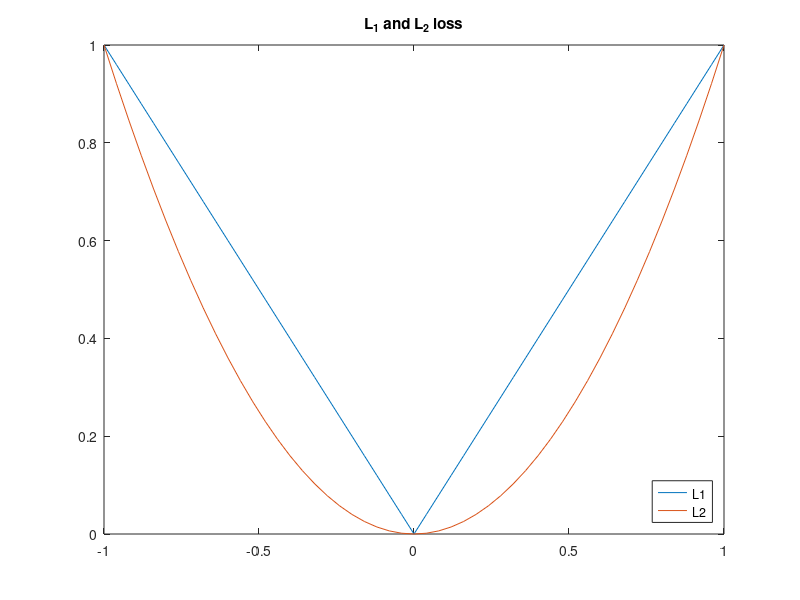
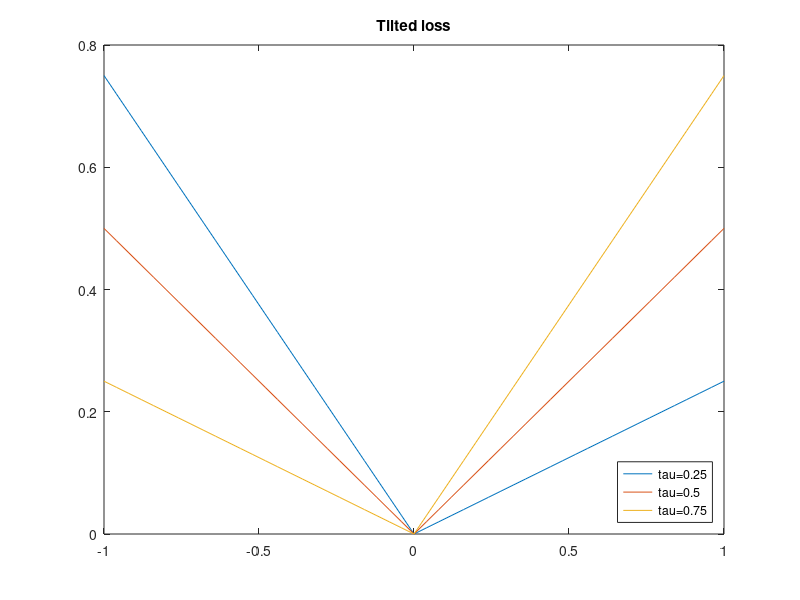

The MATLAB source for these figures, in order:
e=linspace(-1,1,51);
l1=abs(e);
l2=e.^2;

e_neg=e;
e_neg(e_neg>=0)=0;
e_neg(e_neg<0)=1;

rho1=e.*(0.25-e_neg);
rho2=e.*(0.5-e_neg);
rho3=e.*(0.75-e_neg);

figure;
plot(e,l1);
hold on;
plot(e,l2);
hold off;
legend('L1','L2','Location','southeast');
title('L_1 and L_2 loss');

figure;
plot(e,rho1);
hold on;
plot(e,rho2);
plot(e,rho3);
hold off;
legend('tau=0.25','tau=0.5','tau=0.75','Location','southeast');
title('Tilted loss');